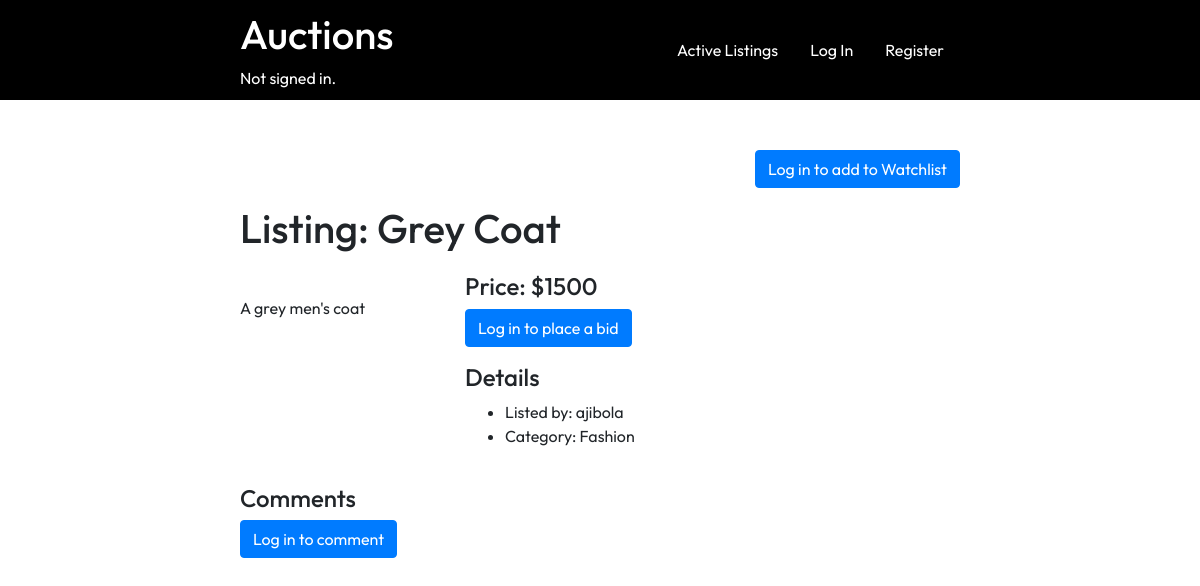
/15, run on the app's committed database.
### auctions/models.py (models this page shows, shortened)
class Listing(models.Model):
    user_id = models.IntegerField()
    title = models.CharField(max_length=120, null=True)
    image = models.CharField(max_length=500, null=True)
    description = models.CharField(max_length=1000, null=True)
    bid = models.CharField(max_length=10, null=True)
    category = models.CharField(max_length=20, null=True)
    time = models.CharField(max_length=50, null=True)
    is_active = models.BooleanField(max_length=10, default=True)

class User(AbstractUser):
    pass

### auctions/views.py (the view, shortened to what this page needs)
# urls.py: path("<int:listing_id>", views.listing, name="listing"),
def listing(request, listing_id):
    watchlist_id = [] # Stores listing ids
    listing = Listing.objects.get(id=listing_id)
    watchlists = Watchlist.objects.filter(user_id = request.user.id)
    comments = Comment.objects.filter(listing_id= listing.id)
    for watch_list in watchlists:
        watchlist_id.append(int(watch_list.listing_id))
    bids_list = [] # Stores all the bids
    bid_user = [] # Stores bid user IDs
    all_bids = Bid.objects.filter(listing_id = listing_id)
    for user_bid in all_bids:
        bids_list.append(int(user_bid.bid))
        bid_user.append(int(user_bid.user_id))
    listing_creator = False
    auction_winner = False
    highest_bid = 0
    if listing_id in watchlist_id:
        unique_listing = False
    else:
        unique_listing = True
    if request.user.id is None:
        pass
    else:
        if int(listing.user_id) == int(request.user.id):
            listing_creator = True
        else:
            listing_creator = False
    if request.user.is_authenticated:
        user_authenticated = True
    else:
        user_authenticated = False
    return render(request,"auctions/listing.html", {
        "listing": listing,
        "user_authenticated": user_authenticated,
        "unique_listing": unique_listing,
        "listing_owner": User.objects.get(id=listing.user_id),
        "listing_creator": listing_creator,
        "highest_bid": highest_bid,
        "number_of_bids": len(bids_list),
        "is_active": listing.is_active,
        "auction_winner": auction_winner,
        "comments": comments,
    })

### auctions/templates/auctions/listing.html (shortened to what this page needs)
{% extends "auctions/layout.html" %}
{% block body %}
<div class="page_main_div">
    <div class="listing_header_div">
        <div>
            {% if user_authenticated %}
            <form action="http://127.0.0.1:8000/watchlists" method="POST">
                {% csrf_token %}
                {% if unique_listing %}
                <div class="mb-3">
                    <button class="btn btn-primary" name="add to watchlist" type="submit" value={{listing.id}}>
                        Add to watchlist
                    </button>
                </div>
                {% else %}
                <div class="mb-3">
                    <button class="btn btn-danger" name="remove from watchlist" type="submit" value={{listing.id}}>
                        Remove from watchlist
                    </button>
                </div>
                {% endif %}
            </form>
            {% else %}
            <a href="{% url 'login' %}">
                <div class="mb-3">
                    <button class="btn btn-primary">
                        Log in to add to Watchlist
                    </button>
                </div>
            </a>
            {% endif %}
        </div>
    </div>
    <h1>Listing: {{ listing.title }}</h1>
    <div class="listing_body_div">
        <div>
            <p> {{listing.description}} </p>
        </div>
        <div class="listing_bid_div">
            <h4>Price: ${{listing.bid}}</h4>
            {% if not listing_creator %}
            {% if is_active %}
            {% if user_authenticated %}
            <p>{{number_of_bids}} bid(s) so far. Your bid is the current bid</p>
            {% if highest_bid is not 0 %}
            <h6>Highest Bid: ${{highest_bid}}</h6>
            {% endif %}
            {% if bid_success == 1 %}
            <p class="alert alert-success">Bid placed successfully</p>
            {% elif bid_success == 0 %}
            <p class="alert alert-danger">
                Bid must be higher than the price and highest bid
            </p>
            {% elif bid_success == 2 %}
            <p class="alert alert-danger">
                Bid cannot contain letters or characters
            </p>
            {% endif %}
            <form method="POST">
                {% csrf_token %}
                <div>
                    <div class="form-group">
                        <input class="form-control" type="text" name="bid" placeholder="Bid">
                        <input type="text" name="listing_id" hidden value={{listing.id}}>
                        <input type="text" name="listing_bid" hidden value={{listing.bid}}>
                    </div>
                    <div class="mb-3">
                        <input class="btn btn-primary" type="Submit" value="Place Bid">
                    </div>
                </div>
            </form>
            {% else %}
            <a href="{% url 'login' %}">
                <div class="mb-3">
                    <button class="btn btn-primary">
                        Log in to place a bid
                    </button>
                </div>
            </a>
            {% endif %}
            {% endif %}
            {% endif %}
            <h4>Details</h4>
            <ul>
                <li>Listed by: {{listing_owner.username}}</li>
                <li>Category: {{listing.category}}</li>
            </ul>
        </div>
    </div>
    <h4>Comments</h4>
    {% if is_active %}
    {% if user_authenticated %}
    <form method="POST">
        {% csrf_token %}
        <div style="width: 40%;">
            <div class="mb-3">
                <textarea class="form-control" name="comment" placeholder="Add a comment" row="5"
                    maxlength="500"></textarea>
            </div>
            <div class="mb-3">
                <input class="btn btn-primary" type="submit" value="Comment">
            </div>
        </div>
    </form>
    {% else %}
    <a href="{% url 'login' %}">
        <div class="mb-3">
            <button class="btn btn-primary">
                Log in to comment
            </button>
        </div>
    </a>
    {% endif %}
    {% endif %}
</div>
{% endblock %}

### auctions/static/auctions/styles.css (style rules this page uses)
body { box-sizing: border-box; font-family: "Outfit", sans-serif; }
.page_main_div { margin: 0px 20% 0px 20%; }
.listing_header_div { display: flex; justify-content: space-between; align-items: center; }
.listing_body_div { margin: 20px 0px 20px 0px; width: 60%; display: flex; }
.listing_bid_div { margin-left: 100px; }

### data on the page
Listing: title "Grey Coat", description "A grey men's coat", bid "1500", category "Fashion"
User: username "ajibola"
